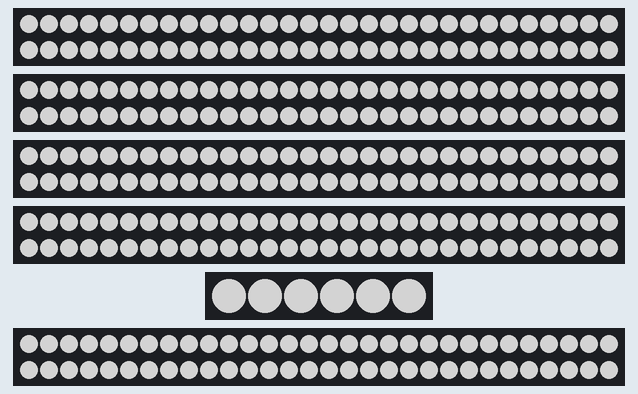
This sketch was run on a simulated Arduino Uno, built with avr-gcc and run on an emulated ATmega328P. Parts: 5 × 60 RGB LEDs in strip order, left to right, continuing on the next row, 6 RGB LEDs in strip order, left to right. Dim RGB values are drawn brighter than linear; colours are those a GRB WS2812 strip shows for the declared byte order; random numbers use the default seed unless the sketch sets one.

Above: at 0.1 s.
At 5.18 s:
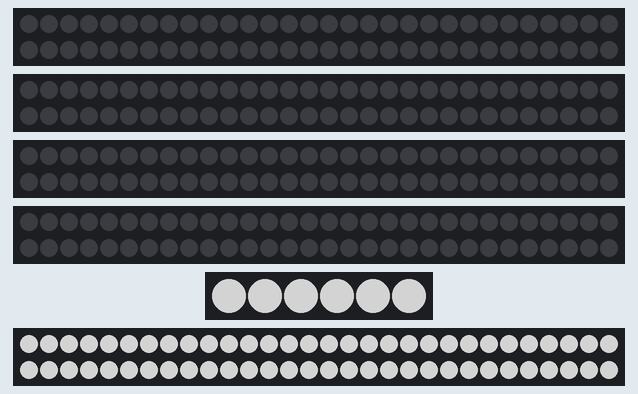
At 6.13 s:
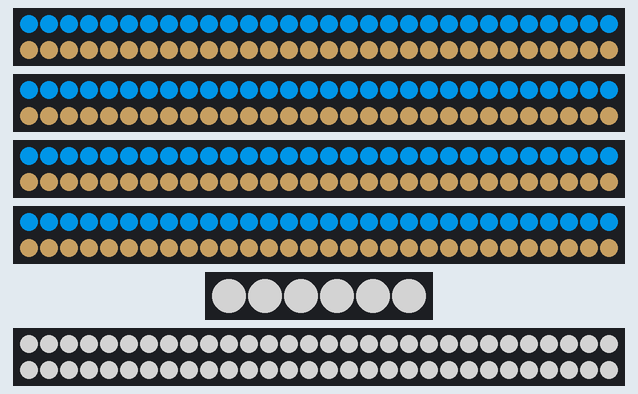
At 7.05 s:
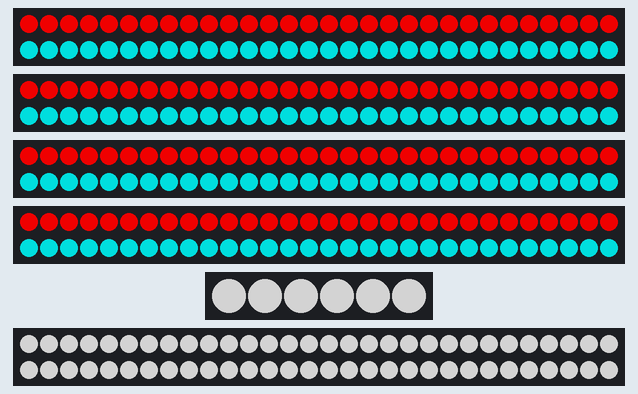
At 8.18 s:
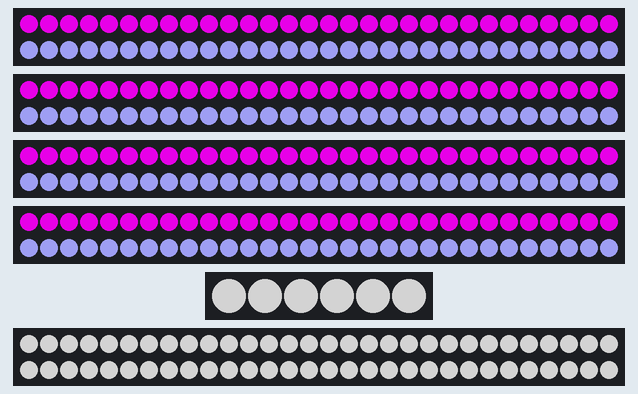
At 10.1 s:
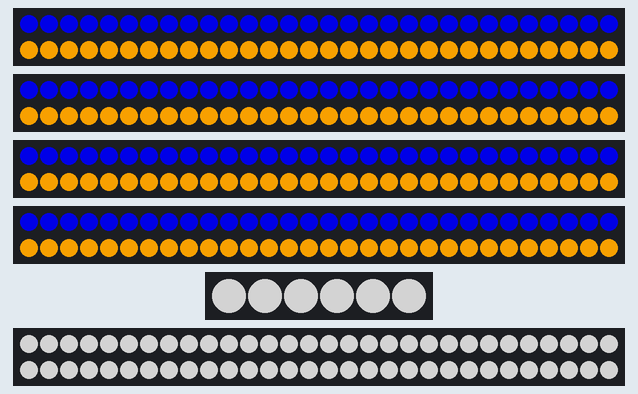

The sketch:

Arduino_BC_Glow_DragonFlyV1.ino
```cpp
/*
Dont forget to include the eyes and tail in most modes
check all code for comments

*/

#include <FastLED.h>

#define Static 0
#define Static_P 1
#define Travel1 2
#define Travel2 3
#define Heartbeat 4
#define Spiral 5
#define Wing 6

// How many leds in your strip?
#define Num_Leds_Wings 60
#define Num_Leds_Head 6
#define Num_Leds_Tail 60


//To be determined
#define datWingLF 12
#define datWingRF 13
#define datWingLB 14
#define datWingRB 15
#define datHead 16
#define datTail 17

//The 4 wings, might have varying amount of LEDs
CRGB wingLF[Num_Leds_Wings];
CRGB wingRF[Num_Leds_Wings];
CRGB wingLB[Num_Leds_Wings];
CRGB wingRB[Num_Leds_Wings];
CRGB head[Num_Leds_Tail];
CRGB tail[Num_Leds_Head];

//usuable variables
int Modes = 0;
int returnVar = 0;
int arDATA[3];
//Time variables
unsigned long previousMillis = 0;
unsigned long interval = 5000;  //5min delay

void setup() {
  //4 iterations of the declaration, one for each wing, plus one for the head and tail.
  // FastLED.addLeds<NEOPIXEL, DATA_PIN>(leds, NUM_LEDS);  // GRB ordering is assumed
  FastLED.addLeds<WS2812, datWingLF, RGB>(wingLF, Num_Leds_Wings);  // GRB ordering is typical
  FastLED.addLeds<WS2812, datWingRF, RGB>(wingRF, Num_Leds_Wings);  // GRB ordering is typical
  FastLED.addLeds<WS2812, datWingLB, RGB>(wingLB, Num_Leds_Wings);  // GRB ordering is typical
  FastLED.addLeds<WS2812, datWingRB, RGB>(wingRB, Num_Leds_Wings);  // GRB ordering is typical
  FastLED.addLeds<WS2812, datHead, RGB>(head, Num_Leds_Head);       // GRB ordering is typical
  FastLED.addLeds<WS2812, datTail, RGB>(tail, Num_Leds_Tail);       // GRB ordering is typical
  // FastLED.addLeds<WS2852, DATA_PIN, RGB>(leds, NUM_LEDS);  // GRB ordering is typical
  // FastLED.addLeds<WS2812B, DATA_PIN, RGB>(leds, NUM_LEDS);  // GRB ordering is typical
  // FastLED.addLeds<APA106, DATA_PIN, RGB>(leds, NUM_LEDS);
  // FastLED.addLeds<WS2811, DATA_PIN, RGB>(leds, NUM_LEDS);
  // FastLED.addLeds<WS2813, DATA_PIN, RGB>(leds, NUM_LEDS);
  // FastLED.addLeds<WS2811_400, DATA_PIN, RGB>(leds, NUM_LEDS);

  //use mode_Static to display the booting up state
}

void loop() {
  //light starts traveling from the tip of his tail towards his body, it then spreads through his back wings. halfway there it starts in the front wings. and halfway there it travels to the head.
  //where it lights up until the wings have gone off.
  //Mode 0, static.
  //Mode 1, static Plus; dual colour static.
  //Mode 2, travel1; travel tail to head.
  //Mode 3, travel2; body to outside.
  //Mode 4, heartbeat.
  //Mode 5, spiral; lights spirals around it's body
  //Mode 6, wing; light slowly travels away from the center
  switch (Modes) {
    case Static:  //static one colour, only used during startup phase
      returnVar = mode_Static(1, 50);
      break;
    case Static_P:  //dual colour static
      returnVar = mode_Static_P();
      break;
    case Travel1:  //Light travels from tail to head across the wings
      returnVar = mode_Travel_1(0, 0);
      break;
    case Travel2:  //Light travels from the center of the dragonfly to the outside
      returnVar = mode_Travel_2(0, 0);
      break;
    case Heartbeat:  //Butterfly mimics a heartbeat
      returnVar = mode_Heartbeat(0);
      break;
    case Spiral:  //Light spiral across it's body
      returnVar = mode_Spiral(0, 0, 0);
      break;
    case Wing:  //Light slowly travels across it's wings matching it's flapping speed
      returnVar = mode_Wing(0, 0, 0);
      break;
  }
  unsigned long currentMillis = millis();
  if (currentMillis - previousMillis >= interval) {  //5min interval timer to switch up the lighting effects
    //save the last time you switched modes
    previousMillis = currentMillis;
    if (returnVar == 1) {
      if (Modes == Wing) {
        Modes = 1;
      } else {
        Modes++;
      }
    }
  }
}

/*  Various displaying modes  */

/**************************************************************************/
//Function for showing a single colour. only used for signaling purposes
//Input colour; single colour
//Input brightness; .. .. ..
/**************************************************************************/
int mode_Static(int colour, int brightness) {
  // wingLF[0] = CRGB::Red;
  // wingRF[0] = CRGB(255, 255, 255);
  lightLED(colour, 1, brightness, NULL);

  return 1;
}

/**************************************************************************/
//Function for showing a random dual colour spectacle on the wings, staticly
//Input NULL
/**************************************************************************/
int mode_Static_P() {  //clean this up and merge with lightLED
  int arRGB[3];
  int arDATA[4];
  fetchColourCombo(random(0, 8), arDATA);

  lightLED(arDATA[0], 2, arDATA[2], arRGB);
  for (int i = 0; i < (Num_Leds_Wings / 2); i++) {  //colouring the first half of the wings
    wingLF[i] = CRGB(arRGB[0], arRGB[1], arRGB[2]);
    wingRF[i] = CRGB(arRGB[0], arRGB[1], arRGB[2]);
    wingLB[i] = CRGB(arRGB[0], arRGB[1], arRGB[2]);
    wingRB[i] = CRGB(arRGB[0], arRGB[1], arRGB[2]);
  }
  lightLED(arDATA[1], 2, arDATA[3], arRGB);
  for (int i = (Num_Leds_Wings / 2); i < Num_Leds_Wings; i++) {  //colouring the second part of the wings
    wingLF[i] = CRGB(arRGB[0], arRGB[1], arRGB[2]);
    wingRF[i] = CRGB(arRGB[0], arRGB[1], arRGB[2]);
    wingLB[i] = CRGB(arRGB[0], arRGB[1], arRGB[2]);
    wingRB[i] = CRGB(arRGB[0], arRGB[1], arRGB[2]);
  }
  FastLED.show();

  return 1;
}

int mode_Travel_1(int wait, int swoosh) {  //travel from tail tip to head
}
int mode_Travel_2(int wait, int swoosh) {  //travel from body to ends
}

unsigned int pattern[] = { 2, 1, 2, 5 };
unsigned long previousMillisHB = 0;
int i = 0;
/**************************************************************************/
//Function for showing a heartbeat on the wings of the dragonfly
//Input int beepRate; heartrate in multiplications of 10ms
/**************************************************************************/
int mode_Heartbeat(int beepRate) {

  unsigned long currentMillisHB = millis();
  if (currentMillisHB - previousMillisHB >= (pattern[i] * beepRate)) {
    // save the last time you blinked the LED
    previousMillisHB = currentMillisHB;
    if (i < 4) i++;
    else {
      i = 0;
      return 1;
    }
  }
  //output the mode
  switch (i) {
    case 0:  //off
      lightLED(1, 8, 30, NULL);
      break;
    case 1:  //on
      lightLED(1, 3, 80, NULL);
      break;
    case 2:  //off
      lightLED(1, 8, 30, NULL);
      break;
    case 3:  //on
      lightLED(1, 3, 100, NULL);
      break;
  }
  return 0;
}

/**************************************************************************/
//Function for having a light spectacle around the center of the body, including eyes and head
//Input int speed; speed in mS at which colour 1 travels
//Input int colour1; main colour
//Input int colour2; background colour
/**************************************************************************/
int mode_Spiral(int speed, int colour1, int colour2) {
  int arRGB[3];
  int arDATA[4];

  fetchColourCombo(random(0, 8), arDATA);
}

/**************************************************************************/
//Function for having a light spectacle travel on the dragonflies wings
//Input int speed; speed in mS at which colour 1 travels
//Input int colour1; main colour
//Input int colour2; background colour
/**************************************************************************/

//note to self, we might wanne play around with the background brightness


int beginMC = Num_Leds_Wings;
int lengthMC = 5;
unsigned long previousMillisWM = 0;
int mode_Wing(int speed, int colour1, int colour2) {
  int arRGB[3];
  int arDATA[4];

  fetchColourCombo(random(0, 8), arDATA);

  lightLED(arDATA[1], 2, arDATA[3], arRGB);  //applying the background colour
  for (int i = 0; i < Num_Leds_Wings; i++) {
    wingLF[i] = CRGB(arRGB[0], arRGB[1], arRGB[2]);
    wingRF[i] = CRGB(arRGB[0], arRGB[1], arRGB[2]);
    wingLB[i] = CRGB(arRGB[0], arRGB[1], arRGB[2]);
    wingRB[i] = CRGB(arRGB[0], arRGB[1], arRGB[2]);
  }

  lightLED(arDATA[0], 2, arDATA[2], arRGB);  //applying the background colour
  //applying the traveling colour
  unsigned long currentMillisWM = millis();
  if (currentMillisWM - previousMillisWM >= speed) {
    previousMillisWM = currentMillisWM;

    beginMC++;
    if (beginMC > Num_Leds_Wings) {
      beginMC = 0;
    }
    for (int i = 0; i < lengthMC; i++) {
      int ledPos = (beginMC + i) % Num_Leds_Wings;  // Calculate the current LED position
      wingLF[ledPos] = CRGB(arRGB[0], arRGB[1], arRGB[2]);
      wingRF[ledPos] = CRGB(arRGB[0], arRGB[1], arRGB[2]);
      wingLB[ledPos] = CRGB(arRGB[0], arRGB[1], arRGB[2]);
      wingRB[ledPos] = CRGB(arRGB[0], arRGB[1], arRGB[2]);
    }
  }
}

/**************************************************************************/
//Function for returning the predetermined colour pairs
//Input int colourpair; Location of the colour pair in the case statement.
//Input int* returnArr; Pointer to array passed along for returning the values.
/**************************************************************************/
int fetchColourCombo(int colourPair, int* returnArr) {
  int innerColour = 0, outerColour = 0, innerBrightness = 0, outerBrightness = 0;
  switch (colourPair) {
    case 0:  // Red and Cyan
      innerColour = 2;
      outerColour = 6;
      innerBrightness = 80;
      outerBrightness = 60;
      break;
    case 1:  //Blue and Orange
      innerColour = 4;
      outerColour = 8;
      innerBrightness = 70;
      outerBrightness = 90;
      break;
    case 2:  //Yellow and Purple
      innerColour = 5;
      outerColour = 9;
      innerBrightness = 80;
      outerBrightness = 70;
      break;
    case 3:  //Green and Pink
      innerColour = 3;
      outerColour = 10;
      innerBrightness = 90;
      outerBrightness = 80;
      break;
    case 4:  //Magenta and Light Blue
      innerColour = 7;
      outerColour = 11;
      innerBrightness = 70;
      outerBrightness = 85;
      break;
    case 5:  //Teal and Brown
      innerColour = 12;
      outerColour = 13;
      innerBrightness = 70;
      outerBrightness = 60;
      break;
    default: break;
  }
  returnArr[0] = innerColour;
  returnArr[1] = outerColour;
  returnArr[2] = innerBrightness;
  returnArr[3] = outerBrightness;
}

/**************************************************************************/
//Function for returning the predetermined colours and/or outputing them
//Input int colorCode; Code to the corresponding colour
//Input int mode; 1 fill solid mode. 2 return RGB value mode.
//Input int brightness; speaks for itself, doesn't it?
//Input int* returnArRGB; Pointer to array passed along the RGB values adjusted with the brightness.
/**************************************************************************/
int lightLED(int colorCode, int mode, int brightness, int* returnArRGB) {
  float G = 0, R = 0, B = 0;

  switch (colorCode) {
    case 0:  // Black
      // G, R, B are already initialized to 0, no need to change them.
      break;
    case 1:  // White
      R = 2.55 * brightness;
      G = 2.55 * brightness;
      B = 2.55 * brightness;
      break;
    // Primary colors
    case 2:  // Red
      R = 2.55 * brightness;
      break;
    case 3:  // Green
      G = 2.55 * brightness;
      break;
    case 4:  // Blue
      B = 2.55 * brightness;
      break;
    // Secondary colors
    case 5:  // Yellow (Red + Green)
      R = 2.55 * brightness;
      G = 2.55 * brightness;
      break;
    case 6:  // Cyan (Green + Blue)
      G = 2.55 * brightness;
      B = 2.55 * brightness;
      break;
    case 7:  // Magenta (Red + Blue)
      R = 2.55 * brightness;
      B = 2.55 * brightness;
      break;
    // Tertiary and other colors
    case 8:  // Orange (Red + less Green)
      R = 2.55 * brightness;
      G = 1.65 * brightness;
      break;
    case 9:  // Purple (Red + Blue, less Green)
      R = 1.60 * brightness;
      G = 0.32 * brightness;
      B = 2.40 * brightness;
      break;
    case 10:  // Pink (Light Red + White tint)
      R = 2.55 * brightness;
      G = 1.92 * brightness;
      B = 2.03 * brightness;
      break;
    case 11:  // Light Blue (Less Red, more Blue)
      R = 1.65 * brightness;
      G = 1.65 * brightness;
      B = 2.55 * brightness;
      break;
    case 12:  // Teal (Cyan with less brightness)
      G = 1.65 * brightness;
      B = 2.55 * brightness;
      break;
    case 13:  // Brown (Darker Orange)
      R = 1.65 * brightness;
      G = 1.32 * brightness;
      B = 0.80 * brightness;
      break;
    case 14:  // Gray
      R = 1.80 * brightness;
      G = 1.80 * brightness;
      B = 1.80 * brightness;
      break;
    default:
      // Handle unexpected color codes, reset to Black
      R = 0;
      G = 0;
      B = 0;
      break;
  }

  if (mode == 1) {
    fill_solid(wingLF, Num_Leds_Wings, CRGB(G, R, B));
    fill_solid(wingRF, Num_Leds_Wings, CRGB(G, R, B));
    fill_solid(wingLB, Num_Leds_Wings, CRGB(G, R, B));
    fill_solid(wingRB, Num_Leds_Wings, CRGB(G, R, B));
    fill_solid(head, Num_Leds_Head, CRGB(G, R, B));
    fill_solid(tail, Num_Leds_Tail, CRGB(G, R, B));
    FastLED.show();
  } else if (mode == 2) {
    returnArRGB[0] = G;
    returnArRGB[1] = R;
    returnArRGB[2] = B;
  }
}
```
